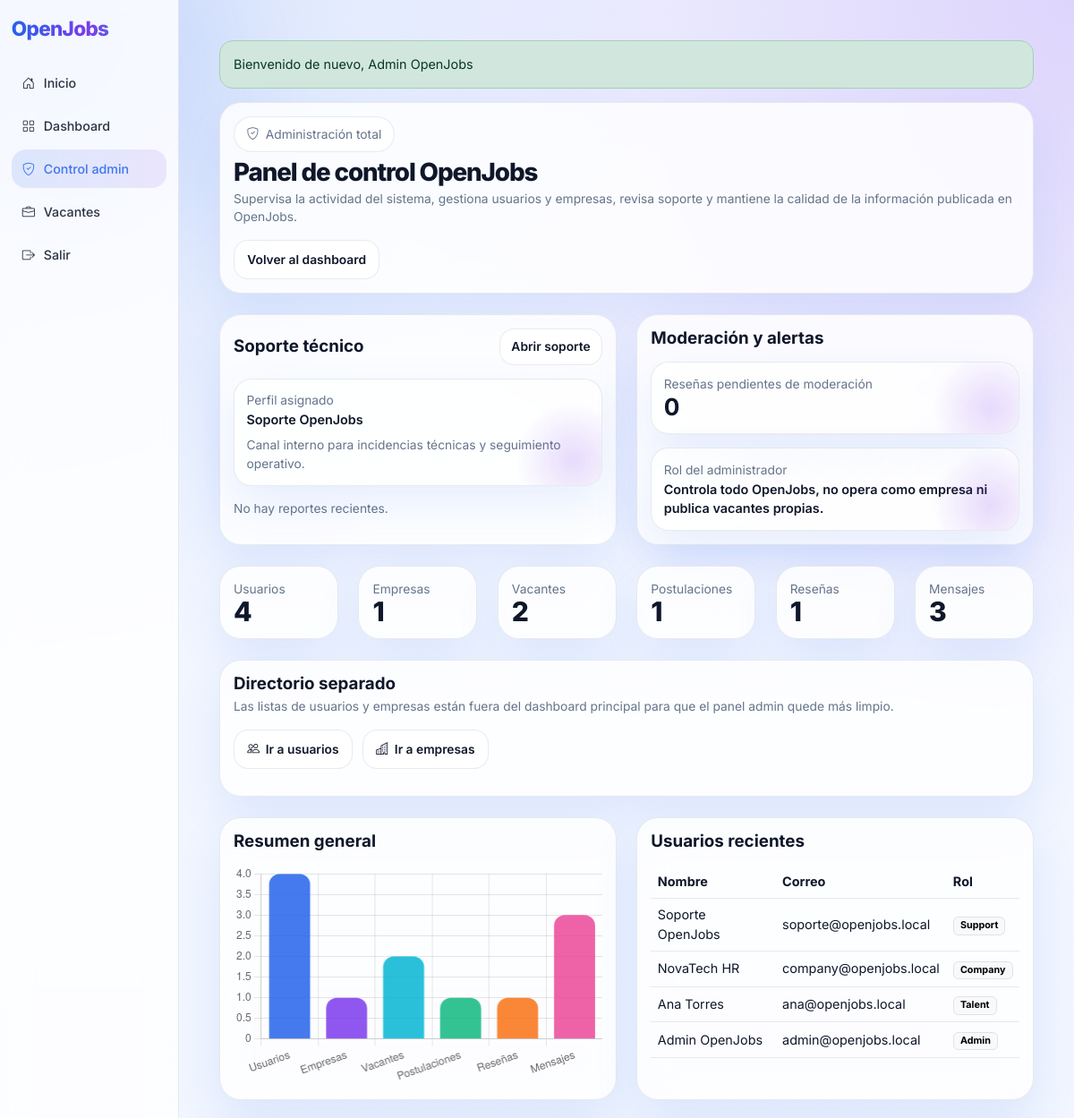
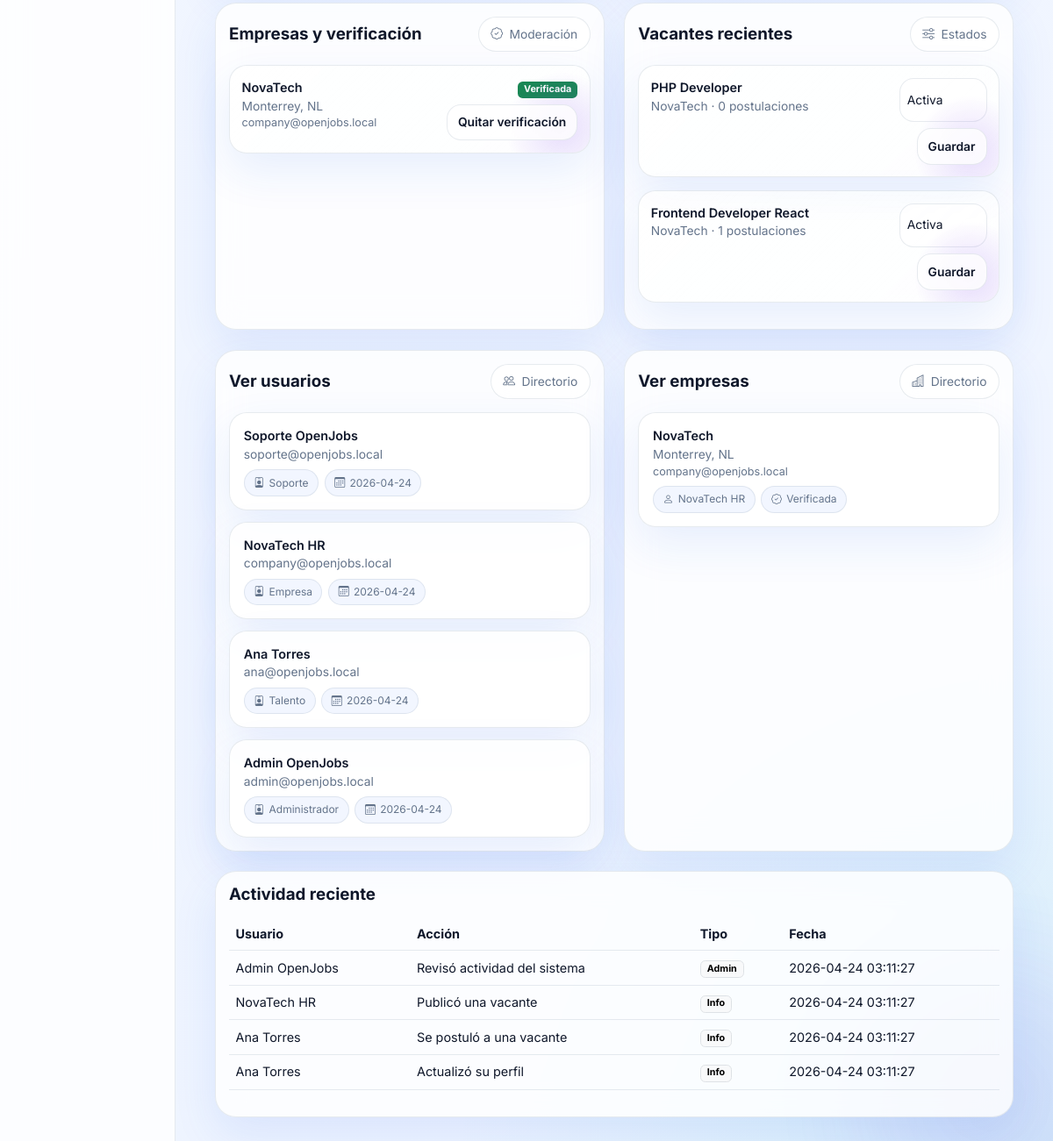
/admin.php (signed in), run on the app's committed database (2 pictures, top to bottom).
### tables this page shows
CREATE TABLE users (
  id INT AUTO_INCREMENT PRIMARY KEY,
  name VARCHAR(150) NOT NULL,
  email VARCHAR(150) NOT NULL UNIQUE,
  password VARCHAR(255) NOT NULL,
  role ENUM('admin','support','talent','company') NOT NULL,
  avatar VARCHAR(255) NULL,
  google_auth TINYINT(1) NOT NULL DEFAULT 0,
  points INT NOT NULL DEFAULT 0,
  level INT NOT NULL DEFAULT 1,
  created_at TIMESTAMP NULL DEFAULT CURRENT_TIMESTAMP
);

CREATE TABLE companies (
  id INT AUTO_INCREMENT PRIMARY KEY,
  user_id INT NOT NULL,
  name VARCHAR(150) NOT NULL,
  description TEXT NULL,
  location VARCHAR(150) NULL,
  website VARCHAR(255) NULL,
  logo VARCHAR(255) NULL,
  latitude DECIMAL(10,6) NULL,
  longitude DECIMAL(10,6) NULL,
  verified TINYINT(1) NOT NULL DEFAULT 0,
  active_jobs INT NOT NULL DEFAULT 0,
  CONSTRAINT fk_company_user FOREIGN KEY (user_id) REFERENCES users(id) ON DELETE CASCADE
);

CREATE TABLE jobs (
  id INT AUTO_INCREMENT PRIMARY KEY,
  company_id INT NOT NULL,
  title VARCHAR(180) NOT NULL,
  description TEXT NOT NULL,
  technology VARCHAR(180) NULL,
  modality ENUM('Remoto','Presencial','Híbrido') DEFAULT 'Híbrido',
  employment_type VARCHAR(80) DEFAULT 'Tiempo completo',
  experience_required VARCHAR(60) DEFAULT 'Mid',
  location VARCHAR(150) NULL,
  salary_min DECIMAL(10,2) DEFAULT 0,
  salary_max DECIMAL(10,2) DEFAULT 0,
  status ENUM('active','paused','closed') DEFAULT 'active',
  created_at TIMESTAMP NULL DEFAULT CURRENT_TIMESTAMP,
  CONSTRAINT fk_job_company FOREIGN KEY (company_id) REFERENCES companies(id) ON DELETE CASCADE
);

CREATE TABLE activity_logs (
  id INT AUTO_INCREMENT PRIMARY KEY,
  user_id INT NULL,
  action VARCHAR(255) NOT NULL,
  type VARCHAR(50) DEFAULT 'info',
  created_at TIMESTAMP DEFAULT CURRENT_TIMESTAMP,
  CONSTRAINT fk_log_user FOREIGN KEY (user_id) REFERENCES users(id) ON DELETE SET NULL
);

### admin.php (the view, shortened to what the rows shown need)
<?php
require_once __DIR__ . '/app/helpers/helpers.php';
$pdo=db();
$stats=[
    'users'=>(int)$pdo->query('SELECT COUNT(*) c FROM users')->fetch()['c'],
    'companies'=>(int)$pdo->query('SELECT COUNT(*) c FROM companies')->fetch()['c'],
    'jobs'=>(int)$pdo->query('SELECT COUNT(*) c FROM jobs')->fetch()['c'],
    'applications'=>(int)$pdo->query('SELECT COUNT(*) c FROM applications')->fetch()['c'],
    'reviews'=>(int)$pdo->query('SELECT COUNT(*) c FROM reviews')->fetch()['c'],
    'messages'=>(int)$pdo->query('SELECT COUNT(*) c FROM messages')->fetch()['c']
];
$recentUsers=$pdo->query('SELECT name,email,role,created_at FROM users ORDER BY id DESC LIMIT 8')->fetchAll();
$recentActivity=$pdo->query('SELECT a.*, u.name FROM activity_logs a LEFT JOIN users u ON u.id=a.user_id ORDER BY a.id DESC LIMIT 12')->fetchAll();
$companies=$pdo->query('SELECT c.id, c.name, c.location, c.verified, u.email
    FROM companies c
    JOIN users u ON u.id=c.user_id
    ORDER BY c.id DESC LIMIT 8')->fetchAll();
$jobs=$pdo->query('SELECT j.id, j.title, j.status, c.name company_name, COUNT(a.id) applicants
    FROM jobs j
    LEFT JOIN companies c ON c.id=j.company_id
    LEFT JOIN applications a ON a.job_id=j.id
    GROUP BY j.id
    ORDER BY j.id DESC LIMIT 8')->fetchAll();
$companyDirectory=$pdo->query('SELECT c.id, c.name, c.location, c.verified, u.name AS owner_name, u.email
    FROM companies c
    JOIN users u ON u.id=c.user_id
    ORDER BY c.id DESC LIMIT 12')->fetchAll();
$userDirectory=$pdo->query('SELECT u.id, u.name, u.email, u.role, u.created_at
    FROM users u
    ORDER BY u.id DESC LIMIT 12')->fetchAll();
?><!doctype html>
<html lang="es">
<head>
<link rel="stylesheet" href="https://cdn.jsdelivr.net/npm/bootstrap@5.3.3/dist/css/bootstrap.min.css">
<link rel="stylesheet" href="https://cdn.jsdelivr.net/npm/bootstrap-icons@1.11.3/font/bootstrap-icons.min.css">
<link rel="stylesheet" href="assets/css/styles.css">
</head>
<body class="page-shell">
<div class="container-fluid">
<div class="row">
<main class="col-lg-10 p-4 p-md-5">
    <div class="glass-card mb-4">
        <div class="d-flex justify-content-between align-items-center flex-wrap gap-3">
            <div>
                <h1 class="section-title mb-1">Panel de control OpenJobs</h1>
            </div>
        </div>
    </div>
    <div class="row g-4 mb-4">
        <div class="col-lg-6">
            <div class="panel-card h-100">
                <div class="table-responsive">
                    <table class="table table-premium align-middle">
                        <thead><tr><th>Nombre</th><th>Correo</th><th>Rol</th></tr></thead>
                        <tbody>
                        <?php foreach($recentUsers as $r): ?>
                            <tr>
                                <td><?= e($r['name']) ?></td>
                                <td><?= e($r['email']) ?></td>
                                <td><span class="badge text-bg-light border text-capitalize"><?= e($r['role']) ?></span></td>
                            </tr>
                        <?php endforeach; ?>
                        </tbody>
                    </table>
                </div>
            </div>
        </div>
        <div class="col-lg-6">
            <div class="panel-card h-100">
                <?php foreach($companies as $company): ?>
                    <div class="showcase-card mb-3">
                        <div class="d-flex justify-content-between gap-3">
                            <div>
                                <div class="fw-semibold"><?= e($company['name']) ?></div>
                                <div class="small section-subtitle"><?= e($company['location'] ?: 'Sin ubicación') ?></div>
                                <div class="small"><?= e($company['email']) ?></div>
                            </div>
                            <form method="post" class="text-end">
                                <div class="mb-2">
                                    <span class="badge <?= $company['verified'] ? 'text-bg-success' : 'text-bg-light border' ?>">
                                        <?= $company['verified'] ? 'Verificada' : 'Pendiente' ?>
                                    </span>
                                </div>
                                <button class="btn btn-soft btn-sm"><?= $company['verified'] ? 'Quitar verificación' : 'Verificar' ?></button>
                            </form>
                        </div>
                    </div>
                <?php endforeach; ?>
            </div>
        </div>
        <div class="col-lg-6">
            <div class="panel-card h-100">
                <?php foreach($jobs as $job): ?>
                    <div class="showcase-card mb-3">
                        <div class="d-flex justify-content-between gap-3">
                            <div>
                                <div class="fw-semibold"><?= e($job['title']) ?></div>
                                <div class="small section-subtitle"><?= e($job['company_name'] ?: 'Empresa') ?> · <?= (int)$job['applicants'] ?> postulaciones</div>
                            </div>
                            <form method="post" class="text-end">
                                <select name="job_status" class="form-select form-select-sm mb-2">
                                    <option value="active" <?= $job['status']==='active'?'selected':'' ?>>Activa</option>
                                </select>
                                <button class="btn btn-soft btn-sm">Guardar</button>
                            </form>
                        </div>
                    </div>
                <?php endforeach; ?>
            </div>
        </div>
        <div class="col-lg-6" id="usuarios">
            <div class="panel-card h-100">
                <?php foreach($userDirectory as $user): ?>
                    <div class="entity-list-card">
                        <div class="fw-semibold"><?= e($user['name']) ?></div>
                        <div class="small section-subtitle"><?= e($user['email']) ?></div>
                        <div class="entity-list-meta">
                            <span class="entity-tag"><i class="bi bi-person-badge"></i><?= e(role_label($user['role'])) ?></span>
                            <span class="entity-tag"><i class="bi bi-calendar3"></i><?= e(substr((string)$user['created_at'],0,10)) ?></span>
                        </div>
                    </div>
                <?php endforeach; ?>
            </div>
        </div>
        <div class="col-lg-6" id="empresas">
            <div class="panel-card h-100">
                <?php foreach($companyDirectory as $companyRow): ?>
                    <div class="entity-list-card">
                        <div class="fw-semibold"><?= e($companyRow['name']) ?></div>
                        <div class="small section-subtitle"><?= e($companyRow['location'] ?: 'Sin ubicación registrada') ?></div>
                        <div class="small"><?= e($companyRow['email']) ?></div>
                        <div class="entity-list-meta">
                            <span class="entity-tag"><i class="bi bi-person"></i><?= e($companyRow['owner_name']) ?></span>
                            <span class="entity-tag"><i class="bi bi-patch-check"></i><?= $companyRow['verified'] ? 'Verificada' : 'Pendiente' ?></span>
                        </div>
                    </div>
                <?php endforeach; ?>
            </div>
        </div>
        <div class="col-12">
            <div class="panel-card">
                <div class="table-responsive">
                    <table class="table table-premium align-middle">
                        <thead><tr><th>Usuario</th><th>Acción</th><th>Tipo</th><th>Fecha</th></tr></thead>
                        <tbody>
                        <?php foreach($recentActivity as $a): ?>
                            <tr>
                                <td><?= e($a['name'] ?? 'Sistema') ?></td>
                                <td><?= e($a['action']) ?></td>
                                <td><span class="badge text-bg-light border text-capitalize"><?= e($a['type']) ?></span></td>
                                <td><?= e($a['created_at']) ?></td>
                            </tr>
                        <?php endforeach; ?>
                        </tbody>
                    </table>
                </div>
            </div>
        </div>
    </div>
</main>
</div>
</div>
<script>
new Chart(document.getElementById('chart'),{
    type:'bar',
    data:{
        labels:['Usuarios','Empresas','Vacantes','Postulaciones','Reseñas','Mensajes'],
        datasets:[{
            label:'Totales',
            data:[<?= $stats['users'] ?>,<?= $stats['companies'] ?>,<?= $stats['jobs'] ?>,<?= $stats['applications'] ?>,<?= $stats['reviews'] ?>,<?= $stats['messages'] ?>],
            borderRadius:12,
            backgroundColor:[
                'rgba(37,99,235,.85)',
                'rgba(124,58,237,.85)',
                'rgba(6,182,212,.85)',
                'rgba(16,185,129,.85)',
                'rgba(249,115,22,.85)',
                'rgba(236,72,153,.85)'
            ]
        }]
    },
    options:{plugins:{legend:{display:false}},scales:{y:{beginAtZero:true}}}
});
</script>
</body>
</html>

### data on the page
users: name "Soporte OpenJobs", email "soporte@openjobs.local", role "Support", role "Soporte", created_at "2026-04-24"
users: name "NovaTech HR", email "company@openjobs.local", role "Company", role "Empresa", created_at "2026-04-24"
users: name "Ana Torres", email "ana@openjobs.local", role "Talent", role "Talento", created_at "2026-04-24"
users: name "Admin OpenJobs", email "admin@openjobs.local", role "Admin", role "Administrador", created_at "2026-04-24"
companies: name "NovaTech", location "Monterrey, NL", user.email "company@openjobs.local", verified "Verificada", user.name "NovaTech HR"
jobs: title "PHP Developer", company.name "NovaTech", applicants "0", job_status "Activa"
jobs: title "Frontend Developer React", company.name "NovaTech", applicants "1", job_status "Activa"
activity_logs: user.name "Admin OpenJobs", action "Revisó actividad del sistema", type "Admin", created_at "2026-04-24 03:11:27"
activity_logs: user.name "NovaTech HR", action "Publicó una vacante", type "Info", created_at "2026-04-24 03:11:27"
activity_logs: user.name "Ana Torres", action "Se postuló a una vacante", type "Info", created_at "2026-04-24 03:11:27"
activity_logs: user.name "Ana Torres", action "Actualizó su perfil", type "Info", created_at "2026-04-24 03:11:27"

### other printed values
$success "Bienvenido de nuevo, Admin OpenJobs"
$pendingReviews "0"
$label "Usuarios"
$stats[$k] "4"
$label "Empresas"
$stats[$k] "1"
$label "Vacantes"
$stats[$k] "2"
$label "Postulaciones"
$label "Reseñas"
$label "Mensajes"
$stats[$k] "3"
chart data {{ $stats['users'] }} 4
chart data {{ $stats['companies'] }} 1
chart data {{ $stats['jobs'] }} 2
